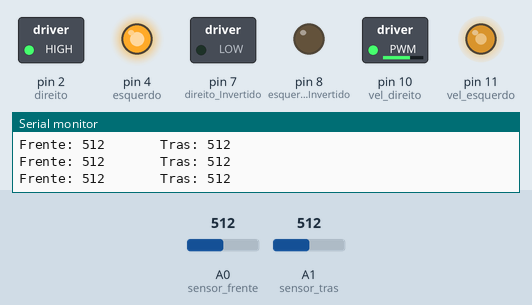
Simulated run of this sketch. Board: Arduino Uno, built with avr-gcc and run on an emulated ATmega328P. Shown: switched loads named in the sketch (green lamp = pin HIGH), output pins drawn as LEDs (lit = HIGH), the last lines printed to the serial monitor. The test bench sets the inputs (shaded band); at power-on: A0 (sensor_frente) = 512, A1 (sensor_tras) = 512.

Above: at 1.2 s.
1.3 s: A0 (sensor_frente) set to 110
4.3 s: A0 (sensor_frente) set to 91
At 6.4 s:
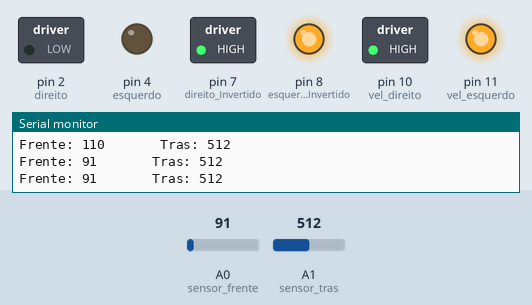
7.3 s: A1 (sensor_tras) set to 106
9.4 s: A1 (sensor_tras) set to 95
At 12.1 s:
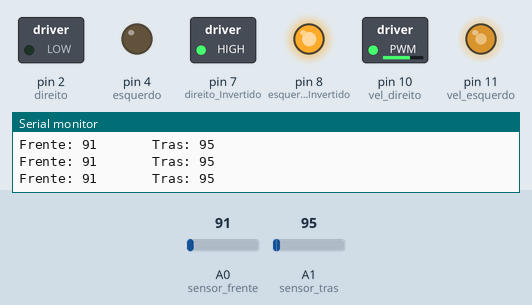
12.4 s: A0 (sensor_frente) set to 122
At 14.5 s:
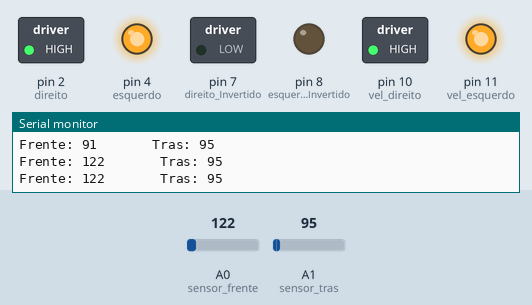
15.4 s: A1 (sensor_tras) set to 1023
At 16.8 s:
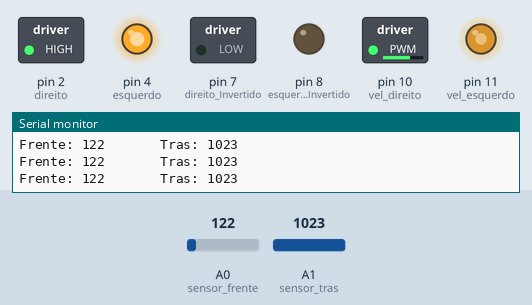
Timing chart, 0 to 18.4 s (numbered marks = the images above; inputs shaded):
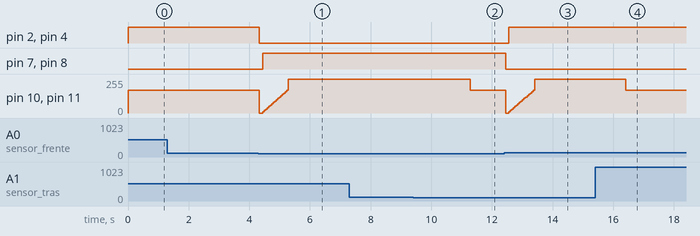

The sketch:

Mad_Max.ino
```cpp
/*
==============================================================================================================
MAPEAMENTO DE HARDWARE:
==============================================================================================================*/
//Motor do Lado Direito
#define direito 2
#define direito_Invertido 7
#define vel_direito 10//Precisa ser PWM

//Motor do Lado Esquerdo
#define esquerdo 4
#define esquerdo_Invertido 8
#define vel_esquerdo 11 //Precisa ser PWM

#define sensor_frente A0
#define sensor_tras A1


/*
==============================================================================================================
CONSTANTES e VARIÁVEIS:
==============================================================================================================*/

#define corte_frente 100
#define corte_tras 100

//Compensadores de velocidade, para caso o robô esteja com um lado mais rápido que outro
#define compensa_direito 0 //Valor somado a velocidade do motor direito
#define compensa_esquerdo 0 //Valor somado a velocidade do motor esquerdo

bool direcao = true;
int velocidade = 170;

/*
==============================================================================================================
CONFIGURAÇÃO:
==============================================================================================================*/
void setup() {

  //Pinos dos motores como saída
  pinMode(direito, OUTPUT);
  pinMode(direito_Invertido, OUTPUT);
  pinMode(esquerdo, OUTPUT);
  pinMode(esquerdo_Invertido, OUTPUT);
  pinMode(vel_direito, OUTPUT);
  pinMode(vel_esquerdo, OUTPUT);
  pinMode(sensor_frente, INPUT);
  pinMode(sensor_tras, INPUT);
  Serial.begin(9600);


}


/*
==============================================================================================================
PROGRAMA PRINCIPAL:
==============================================================================================================*/
void loop() {

if (direcao) {
  frente(170);
}

else {
  tras(170);
}

ler_sensores();

}


/*==============================================================================================================
DEFININDO CADA FUNÇÃO:
==============================================================================================================*/

void ler_sensores() {
  int leitura_frente = analogRead(sensor_frente);
  int leitura_tras = analogRead(sensor_tras);

  Serial.print("Frente: ");
  Serial.print(leitura_frente);
  Serial.print("       Tras: ");
  Serial.println(leitura_tras);

  //Frente saindo - Voltar
  if (leitura_frente<corte_frente and leitura_tras>corte_tras) {
    if (direcao) {
    direcao = false;
    velocidade = 0;
    para();
    delay(100);
    while (velocidade < 170) {
      velocidade = velocidade + 10;
      tras(velocidade);
      delay(50);
    }
    }
    else {
      tras(255);
      delay(3000);
    }
  }
  //Traseira saindo - Voltar
  if (leitura_frente>corte_frente and leitura_tras<corte_tras) {

    if(direcao) {
      frente(255);
      delay(3000);
    }
    else {
    direcao = true;
    velocidade = 0;
    para();
    delay(100);
    while (velocidade < 170) {
      velocidade = velocidade + 10;
      frente(velocidade);
      delay(50);
    }
    }
  }
  }


void frente(int velocidade){

     digitalWrite(direito_Invertido, LOW);
     digitalWrite(esquerdo_Invertido, LOW);

     analogWrite(vel_direito, velocidade+compensa_direito);
     analogWrite(vel_esquerdo, velocidade+compensa_esquerdo);

     digitalWrite(direito, HIGH);
     digitalWrite(esquerdo, HIGH);

}

void tras(int velocidade){

     digitalWrite(direito, LOW);
     digitalWrite(esquerdo, LOW);

     analogWrite(vel_direito, velocidade+compensa_direito);
     analogWrite(vel_esquerdo, velocidade+compensa_esquerdo);

     digitalWrite(direito_Invertido, HIGH);
     digitalWrite(esquerdo_Invertido, HIGH);

}


void para(){

     digitalWrite(direito_Invertido, LOW);
     digitalWrite(esquerdo_Invertido, LOW);

     analogWrite(vel_direito, 0);
     analogWrite(vel_esquerdo, 0);

     digitalWrite(direito, LOW);
     digitalWrite(esquerdo, LOW);

}
```

Measured:
- the behaviour switches between 100 and 99 on A0 (sensor_frente) (found by bisection; images 0 and 1)
- the behaviour switches between 101 and 100 on A1 (sensor_tras) (found by bisection; images 1 and 2)
- after the input at 4.3 s, pin 2 (direito), pin 4 (esquerdo): HIGH → LOW at once; pin 7 (direito_Invertido), pin 8 (esquerdo_Invertido): LOW → HIGH after 0.14 s
- after the input at 9.4 s, pin 10 (vel_direito), pin 11 (vel_esquerdo): 255/255 → 170/255 after 1.9 s
- after the input at 12.4 s, pin 2 (direito), pin 4 (esquerdo): LOW → HIGH after 0.16 s; pin 7 (direito_Invertido), pin 8 (esquerdo_Invertido): HIGH → LOW after 0.06 s
- after the input at 15.4 s, pin 10 (vel_direito), pin 11 (vel_esquerdo): 255/255 → 170/255 after 1.0 s
